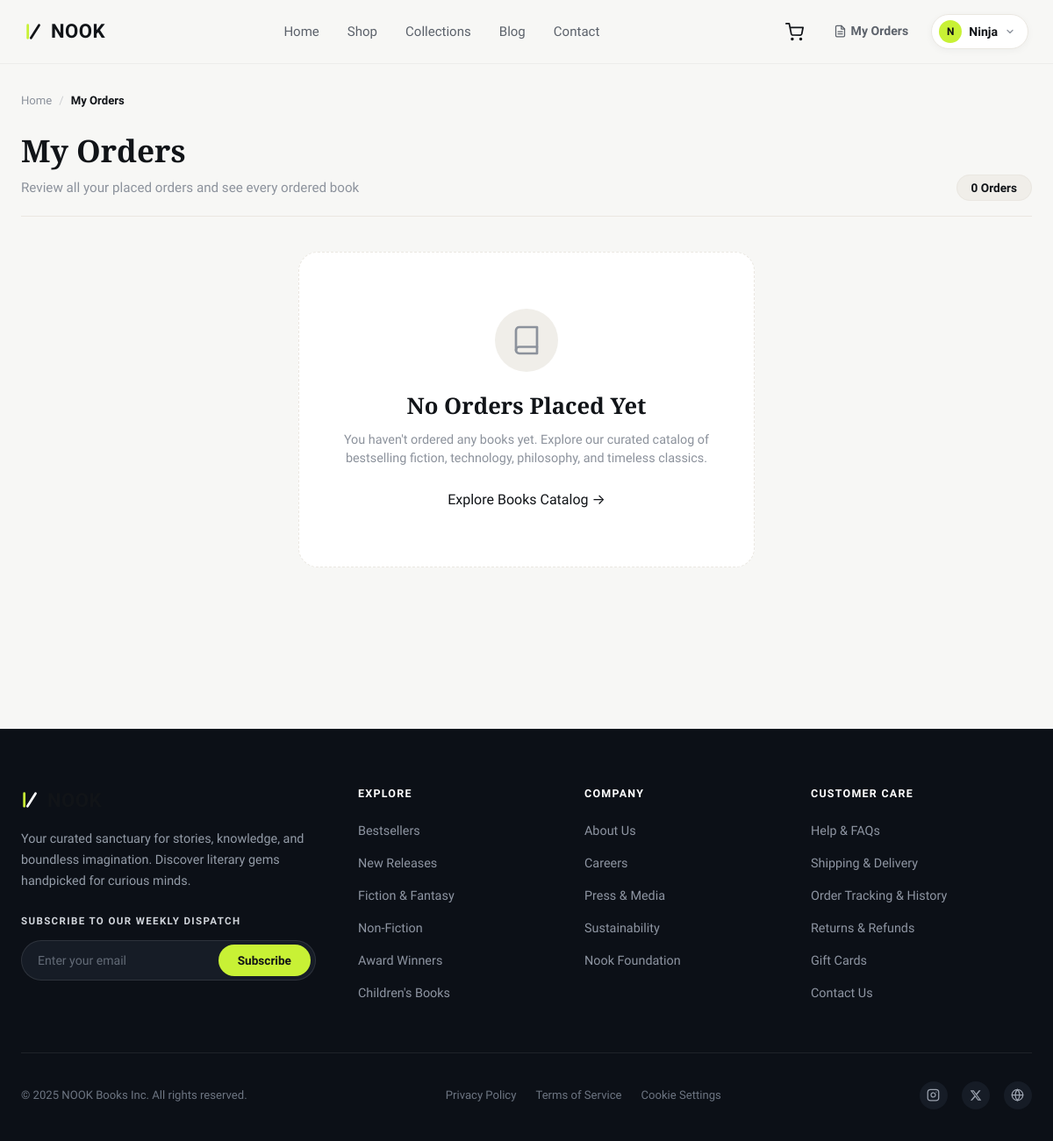
The app's page /orders/ (signed in), older data.
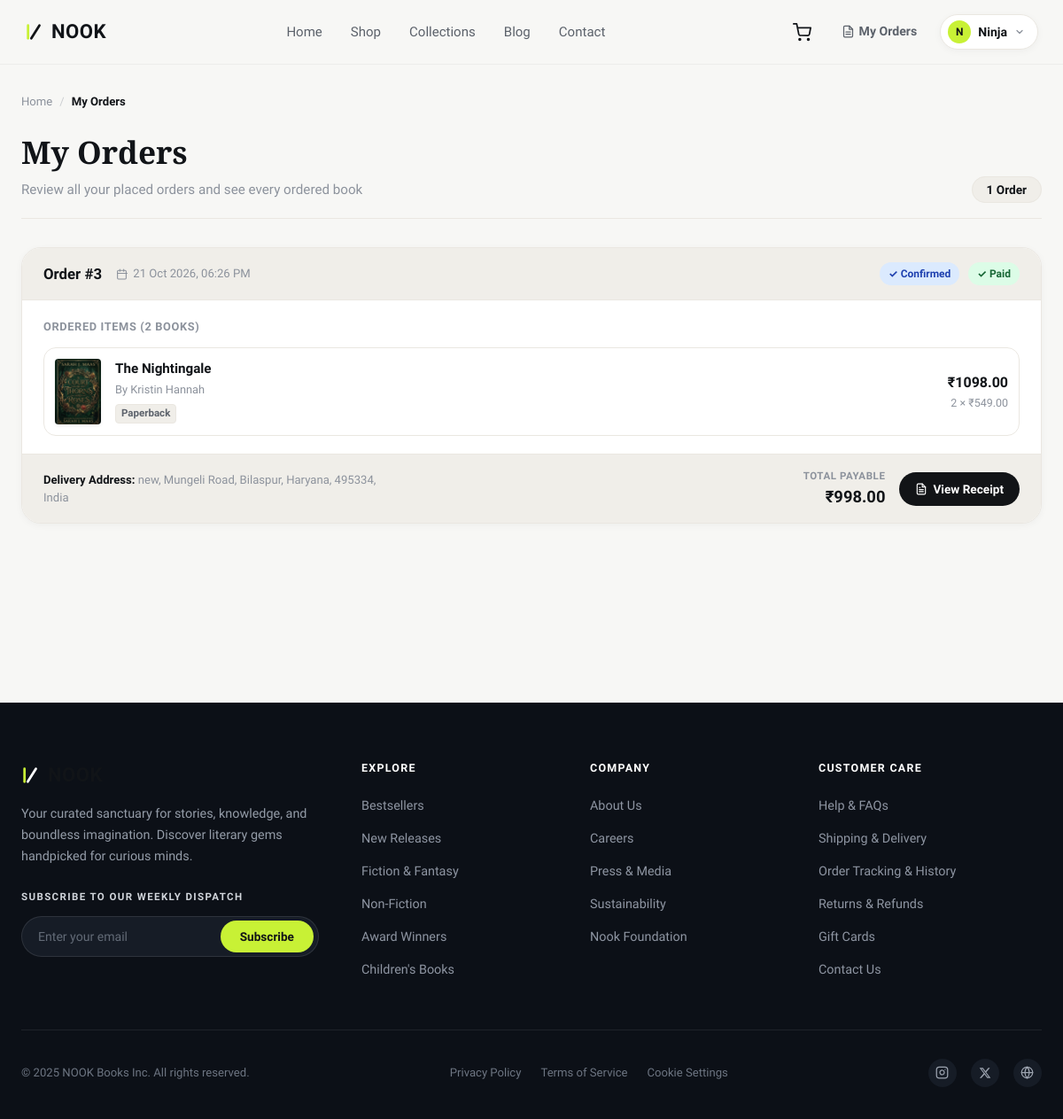
The same page, newer data.
### order/models.py (models this page shows, shortened)
class Order(models.Model):
    user = models.ForeignKey(
        settings.AUTH_USER_MODEL,
        on_delete=models.SET_NULL,
        null=True,
        blank=True,
        related_name="orders",
    )
    email          = models.EmailField(help_text="Email for confirmation & tracking")
    first_name     = models.CharField(max_length=100)
    last_name      = models.CharField(max_length=100)
    phone          = models.CharField(max_length=20, blank=True)
    street_address = models.CharField(max_length=255, help_text="Street address & house/flat no.")
    landmark       = models.CharField(max_length=255, blank=True, help_text="Landmark / delivery instructions")
    city           = models.CharField(max_length=100)
    state          = models.CharField(max_length=100)
    pin_code       = models.CharField(max_length=10)
    country        = models.CharField(max_length=100, default="India")
    payment_method    = models.CharField(
        max_length=30,
        choices=PaymentMethod.choices,
        default=PaymentMethod.UPI,
    )
    payment_reference = models.CharField(max_length=255, blank=True, help_text="UPI ID / transaction ref")
    is_paid           = models.BooleanField(default=False)
    subtotal          = models.DecimalField(max_digits=10, decimal_places=2, default=0)
    discount          = models.DecimalField(max_digits=10, decimal_places=2, default=0)
    delivery_fee      = models.DecimalField(max_digits=10, decimal_places=2, default=0)
    gst               = models.DecimalField(max_digits=10, decimal_places=2, default=0)
    total_payable     = models.DecimalField(max_digits=10, decimal_places=2, default=0)
    status     = models.CharField(
        max_length=20,
        choices=OrderStatus.choices,
        default=OrderStatus.PENDING,
    )
    notes      = models.TextField(blank=True, help_text="Internal notes")
    created_at = models.DateTimeField(auto_now_add=True)
    updated_at = models.DateTimeField(auto_now=True)
    class Meta:
        verbose_name        = "Order"
        verbose_name_plural = "Orders"
        ordering            = ["-created_at"]
    @property
    def full_address(self):
        parts = [self.street_address, self.city, self.state, self.pin_code, self.country]
        return ", ".join(p for p in parts if p)
    @property
    def total_items(self):
        return sum(item.quantity for item in self.items.all())

class OrderItem(models.Model):
    order    = models.ForeignKey(Order, on_delete=models.CASCADE, related_name="items")
    book     = models.ForeignKey(Book, on_delete=models.SET_NULL, null=True, blank=True)
    title         = models.CharField(max_length=255)
    author        = models.CharField(max_length=255)
    cover_image   = models.ImageField(upload_to="covers/", null=True, blank=True)
    book_format   = models.CharField(max_length=50, default="Paperback")
    unit_price    = models.DecimalField(max_digits=10, decimal_places=2)
    original_price= models.DecimalField(max_digits=10, decimal_places=2, null=True, blank=True)
    quantity      = models.PositiveIntegerField(default=1)
    class Meta:
        verbose_name        = "Order Item"
        verbose_name_plural = "Order Items"
    @property
    def subtotal(self):
        return self.unit_price * self.quantity

### order/views.py (the view)
# urls.py: path("orders/",                views.order_history,      name="order-history"),
def order_history(request):
    if not request.user.is_authenticated:
        messages.info(request, "Please log in to view your order history.")
        return redirect("user-login")
    orders = (
        Order.objects.filter(user=request.user)
        .prefetch_related("items", "items__book", "payment")
        .order_by("-created_at")
    )
    return render(request, "order/history.html", {"orders": orders})

### order/templates/order/history.html (shortened to what the changed rows need)
{% extends "layout.html" %}
{% load static %}
{% block content %}
<div class="orders-page">
  <div class="container">
    <div class="orders-header">
      <div>
        <h1 class="orders-title">My Orders</h1>
      </div>
      <div>
        <span class="orders-count-badge">{{ orders|length }} Order{{ orders|length|pluralize }}</span>
      </div>
    </div>
    {% if not orders %}
      <div class="orders-empty-card">
        <div class="empty-icon-wrap">
          <svg width="36" height="36" viewBox="0 0 24 24" fill="none" stroke="currentColor" stroke-width="1.8" stroke-linecap="round" stroke-linejoin="round">
            <path d="M4 19.5A2.5 2.5 0 0 1 6.5 17H20"></path>
            <path d="M6.5 2H20v20H6.5A2.5 2.5 0 0 1 4 19.5v-15A2.5 2.5 0 0 1 6.5 2z"></path>
          </svg>
        </div>
        <h2 class="empty-title">No Orders Placed Yet</h2>
        <p class="empty-sub">
          You haven't ordered any books yet. Explore our curated catalog of bestselling fiction, technology, philosophy, and timeless classics.
        </p>
        <a href="{% url 'book-catalog' %}" class="btn-confirm-primary" style="display:inline-block;">
          Explore Books Catalog →
        </a>
      </div>
    {% else %}
      <div class="orders-list">
        {% for order in orders %}
          <div class="order-card" id="order-{{ order.id }}">
            <div class="order-card-header">
              <div class="order-header-left">
                <span class="order-num">Order #{{ order.id }}</span>
                <span class="order-date">
                  {{ order.created_at|date:"d M Y, h:i A" }}
                </span>
              </div>
              <div class="order-header-right">
                {% if order.status == 'delivered' %}
                  <span class="status-badge delivered">✓ Delivered</span>
                {% elif order.status == 'confirmed' %}
                  <span class="status-badge confirmed">✓ Confirmed</span>
                {% elif order.status == 'shipped' %}
                  <span class="status-badge shipped">🚚 Shipped</span>
                {% elif order.status == 'cancelled' %}
                  <span class="status-badge cancelled">✕ Cancelled</span>
                {% else %}
                  <span class="status-badge pending">⏳ Pending</span>
                {% endif %}
                {% if order.is_paid %}
                  <span class="payment-badge paid">✓ Paid</span>
                {% elif order.payment_method == 'cod' %}
                  <span class="payment-badge cod">Cash on Delivery</span>
                {% else %}
                  <span class="payment-badge unpaid">Unpaid</span>
                {% endif %}
              </div>
            </div>
            <div class="order-card-body">
              <p class="order-card-items-title">
                Ordered Items ({{ order.total_items }} book{{ order.total_items|pluralize }})
              </p>
              <div class="order-items-grid">
                {% for item in order.items.all %}
                  <div class="order-item-card">
                    {% if item.cover_image %}
                      <img src="{{ item.cover_image.url }}" alt="{{ item.title }}" class="item-thumb" />
                    {% elif item.book and item.book.cover_image %}
                      <img src="{{ item.book.cover_image.url }}" alt="{{ item.title }}" class="item-thumb" />
                    {% else %}
                      <div class="item-thumb-placeholder">📖</div>
                    {% endif %}
                    <div class="item-info">
                      <h3 class="item-name">
                        {% if item.book %}
                          <a href="{% url 'book-detail-page' item.book.id %}">{{ item.title }}</a>
                        {% else %}
                          {{ item.title }}
                        {% endif %}
                      </h3>
                      <p class="item-author">By {{ item.author }}</p>
                      <span class="item-format-tag">{{ item.book_format }}</span>
                    </div>
                    <div class="item-pricing">
                      <div class="item-subtotal">₹{{ item.subtotal }}</div>
                      <div class="item-qty-detail">{{ item.quantity }} × ₹{{ item.unit_price }}</div>
                    </div>
                  </div>
                {% empty %}
                  <p style="color:var(--text-muted);font-size:0.85rem;">No items found for this order.</p>
                {% endfor %}
              </div>
            </div>
            <div class="order-card-footer">
              <div class="order-footer-address">
                <strong>Delivery Address:</strong> {{ order.full_address }}
              </div>
              <div class="order-footer-right">
                <div class="order-total-block">
                  <div class="order-total-label">Total Payable</div>
                  <div class="order-total-val">₹{{ order.total_payable }}</div>
                </div>
                <a href="{% url 'order-confirmation' order.id %}" class="btn-receipt">
                  View Receipt
                </a>
              </div>
            </div>
          </div>
        {% endfor %}
      </div>
    {% endif %}
  </div>
</div>
{% endblock %}

Row changes from the older to the newer data that the page shows:
added Order: id "3", created_at "21 Oct 2026, 06:26 PM", status "✓ Confirmed", is_paid "✓ Paid", total_items "2", full_address "new, Mungeli Road, Bilaspur, Haryana, 495334, India", total_payable "998.00"
added OrderItem: cover_image (picture), title "The Nightingale", author "Kristin Hannah", book_format "Paperback", subtotal "1098.00", quantity "2", unit_price "549.00"
Text that changed along with them:
{{ orders|length }}: "0" → "1"
text no longer shown: "No Orders Placed Yet You haven't ordered any books yet. Explore our curated catalog of bestselling fiction, technology, philosophy, and timeless classics. Explore Books Catalog →"
